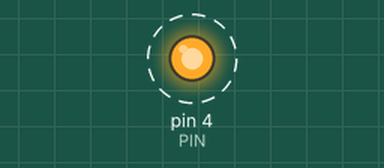
A sketch run on a simulated Arduino Uno, built with avr-gcc and run on an emulated ATmega328P. Shown: output pins drawn as LEDs (lit = HIGH). Dashed ring = blinking.

Above: at 0.5 s.
Timing chart, 0 to 4.6 s (numbered marks = the images above):
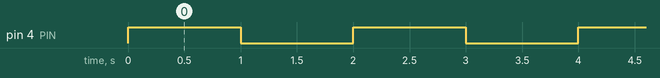

Measured:
- by itself, pin 4 (PIN): alternates HIGH for 1.0 s and LOW for 1.0 s

The sketch:

EncenderYApagarLed.ino
```cpp
const int PIN = 4; //El GPIO pin que usaremos

void setup() {

  pinMode(PIN, OUTPUT); //Establecemos el GPIO pin como salida
}

// La funcion loop corre infinitamente
void loop() {
  digitalWrite(PIN, HIGH); //Mandamos un 1 logico a la salida
  delay(1000);        //Esperamos 1000 milisegundos (1 segundo)
  digitalWrite(PIN, LOW); //Mandamos un 0 logico a la salida
  delay(1000);
}
```
